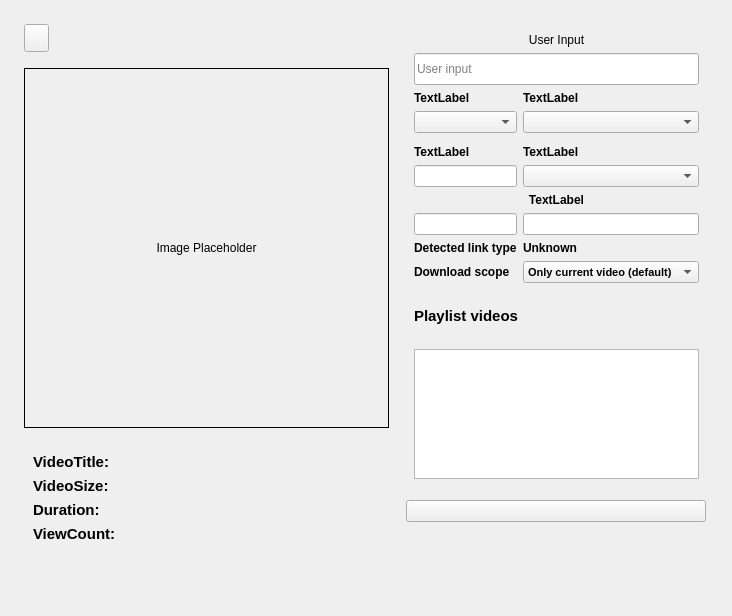
      <widget class="QWidget" name="pageInputPreview">
       <layout class="QHBoxLayout" name="pageInputPreviewLayout" stretch="2,1">
        <property name="spacing">
         <number>16</number>
        </property>
        <property name="leftMargin">
         <number>24</number>
        </property>
        <property name="topMargin">
         <number>24</number>
        </property>
        <property name="rightMargin">
         <number>24</number>
        </property>
        <property name="bottomMargin">
         <number>24</number>
        </property>
        <item>
         <layout class="QVBoxLayout" name="verticalLayout_2" stretch="0,0,0,0">
          <item>
           <widget class="QPushButton" name="backHome_bt">
            <property name="sizePolicy">
             <sizepolicy hsizetype="Minimum" vsizetype="Fixed">
              <horstretch>0</horstretch>
              <verstretch>0</verstretch>
             </sizepolicy>
            </property>
            <property name="minimumSize">
             <size>
              <width>12</width>
              <height>28</height>
             </size>
            </property>
            <property name="maximumSize">
             <size>
              <width>25</width>
              <height>16777215</height>
             </size>
            </property>
            <property name="styleSheet">
             <string notr="true">#backHome_bt:hover{
	border: none;
	background-color: transparent;
}</string>
            </property>
            <property name="text">
             <string/>
            </property>
            <property name="icon">
             <iconset resource="../resource_files/icons.qrc">
              <normaloff>:/icons/back.png</normaloff>:/icons/back.png</iconset>
            </property>
            <property name="iconSize">
             <size>
              <width>22</width>
              <height>22</height>
             </size>
            </property>
           </widget>
          </item>
          <item>
           <widget class="QLabel" name="imagePlaceholder_lb">
            <property name="minimumSize">
             <size>
              <width>360</width>
              <height>360</height>
             </size>
            </property>
            <property name="maximumSize">
             <size>
              <width>670</width>
              <height>430</height>
             </size>
            </property>
            <property name="frameShape">
             <enum>QFrame::Shape::Box</enum>
            </property>
            <property name="text">
             <string>Image Placeholder</string>
            </property>
            <property name="alignment">
             <set>Qt::AlignmentFlag::AlignCenter</set>
            </property>
           </widget>
          </item>
          <item>
           <widget class="QWidget" name="VideoInfoWid" native="true">
            <layout class="QVBoxLayout" name="verticalLayout_7">
             <item>
              <widget class="QLabel" name="label">
               <property name="font">
                <font>
                 <pointsize>11</pointsize>
                 <bold>true</bold>
                </font>
               </property>
               <property name="text">
                <string>VideoTitle: </string>
               </property>
              </widget>
             </item>
             <item>
              <widget class="QLabel" name="label_10">
               <property name="font">
                <font>
                 <pointsize>11</pointsize>
                 <bold>true</bold>
                </font>
               </property>
               <property name="text">
                <string>VideoSize:</string>
               </property>
              </widget>
             </item>
             <item>
              <widget class="QLabel" name="label_9">
               <property name="font">
                <font>
                 <pointsize>11</pointsize>
                 <bold>true</bold>
                </font>
               </property>
               <property name="text">
                <string>Duration:</string>
               </property>
              </widget>
             </item>
             <item>
              <widget class="QLabel" name="label_8">
               <property name="font">
                <font>
                 <pointsize>11</pointsize>
                 <bold>true</bold>
                </font>
               </property>
               <property name="text">
                <string>ViewCount:</string>
               </property>
              </widget>
             </item>
            </layout>
           </widget>
          </item>
          <item>
           <spacer name="verticalSpacer_2">
            <property name="orientation">
             <enum>Qt::Orientation::Vertical</enum>
            </property>
            <property name="sizeHint" stdset="0">
             <size>
              <width>20</width>
              <height>40</height>
             </size>
            </property>
           </spacer>
          </item>
         </layout>
        </item>
        <item>
         <layout class="QVBoxLayout" name="inputSideLayout">
          <property name="spacing">
           <number>12</number>
          </property>
          <item>
           <widget class="QWidget" name="optionslayout" native="true">
            <layout class="QVBoxLayout" name="verticalLayout_6">
             <item>
              <widget class="QLabel" name="inputTitle_lb">
               <property name="sizePolicy">
                <sizepolicy hsizetype="Minimum" vsizetype="Preferred">
                 <horstretch>0</horstretch>
                 <verstretch>0</verstretch>
                </sizepolicy>
               </property>
               <property name="minimumSize">
                <size>
                 <width>70</width>
                 <height>0</height>
                </size>
               </property>
               <property name="text">
                <string>User Input</string>
               </property>
               <property name="alignment">
                <set>Qt::AlignmentFlag::AlignCenter</set>
               </property>
               <property name="margin">
                <number>1</number>
               </property>
              </widget>
             </item>
             <item>
              <widget class="QLineEdit" name="userInput_le">
               <property name="sizePolicy">
                <sizepolicy hsizetype="Expanding" vsizetype="Fixed">
                 <horstretch>0</horstretch>
                 <verstretch>0</verstretch>
                </sizepolicy>
               </property>
               <property name="minimumSize">
                <size>
                 <width>0</width>
                 <height>32</height>
                </size>
               </property>
               <property name="placeholderText">
                <string>User input</string>
               </property>
              </widget>
             </item>
             <item>
              <layout class="QGridLayout" name="gridLayout_2_layout">
               <item row="2" column="1">
                <widget class="QWidget" name="widget_2" native="true"/>
               </item>
               <item row="0" column="1">
                <widget class="QLabel" name="label_3">
                 <property name="font">
                  <font>
                   <bold>true</bold>
                  </font>
                 </property>
                 <property name="text">
                  <string>TextLabel</string>
                 </property>
                </widget>
               </item>
               <item row="4" column="1">
                <widget class="QComboBox" name="comboBox_3"/>
               </item>
               <item row="1" column="1">
                <widget class="QComboBox" name="comboBox_2"/>
               </item>
               <item row="4" column="0">
                <widget class="QLineEdit" name="lineEdit">
                 <property name="sizePolicy">
                  <sizepolicy hsizetype="Preferred" vsizetype="Fixed">
                   <horstretch>0</horstretch>
                   <verstretch>0</verstretch>
                  </sizepolicy>
                 </property>
                </widget>
               </item>
               <item row="0" column="0">
                <widget class="QLabel" name="label_2">
                 <property name="font">
                  <font>
                   <bold>true</bold>
                  </font>
                 </property>
                 <property name="text">
                  <string>TextLabel</string>
                 </property>
                </widget>
               </item>
               <item row="2" column="0">
                <widget class="QWidget" name="widget" native="true"/>
               </item>
               <item row="3" column="1">
                <widget class="QLabel" name="label_5">
                 <property name="font">
                  <font>
                   <bold>true</bold>
                  </font>
                 </property>
                 <property name="text">
                  <string>TextLabel</string>
                 </property>
                </widget>
               </item>
               <item row="1" column="0">
                <widget class="QComboBox" name="comboBox"/>
               </item>
               <item row="3" column="0">
                <widget class="QLabel" name="label_4">
                 <property name="font">
                  <font>
                   <bold>true</bold>
                  </font>
                 </property>
                 <property name="text">
                  <string>TextLabel</string>
                 </property>
                </widget>
               </item>
               <item row="6" column="0">
                <widget class="QLineEdit" name="lineEdit_2">
                 <property name="sizePolicy">
                  <sizepolicy hsizetype="Preferred" vsizetype="Fixed">
                   <horstretch>0</horstretch>
                   <verstretch>0</verstretch>
                  </sizepolicy>
                 </property>
                </widget>
               </item>
               <item row="6" column="1">
                <widget class="QLineEdit" name="lineEdit_3">
                 <property name="sizePolicy">
                  <sizepolicy hsizetype="Preferred" vsizetype="Fixed">
                   <horstretch>0</horstretch>
                   <verstretch>0</verstretch>
                  </sizepolicy>
                 </property>
                </widget>
               </item>
               <item row="7" column="0">
                <widget class="QLabel" name="playlistType_lb">
                 <property name="font">
                  <font>
                   <bold>true</bold>
                  </font>
                 </property>
                 <property name="text">
                  <string>Detected link type</string>
                 </property>
                </widget>
               </item>
               <item row="7" column="1">
                <widget class="QLabel" name="playlistTypeValue_lb">
                 <property name="font">
                  <font>
                   <bold>true</bold>
                  </font>
                 </property>
                 <property name="text">
                  <string>Unknown</string>
                 </property>
                </widget>
               </item>
               <item row="8" column="0">
                <widget class="QLabel" name="playlistScope_lb">
                 <property name="font">
                  <font>
                   <bold>true</bold>
                  </font>
                 </property>
                 <property name="text">
                  <string>Download scope</string>
                 </property>
                </widget>
               </item>
               <item row="8" column="1">
                <widget class="QComboBox" name="playlistScope_cb">
                 <property name="sizePolicy">
                  <sizepolicy hsizetype="Preferred" vsizetype="Fixed">
                   <horstretch>0</horstretch>
                   <verstretch>0</verstretch>
                  </sizepolicy>
                 </property>
                 <property name="minimumSize">
                  <size>
                   <width>0</width>
                   <height>0</height>
                  </size>
                 </property>
                 <property name="font">
                  <font>
                   <pointsize>8</pointsize>
                   <bold>true</bold>
                  </font>
                 </property>
                 <item>
                  <property name="text">
                   <string>Only current video (default)</string>
                  </property>
                 </item>
                 <item>
                  <property name="text">
                   <string>Full playlist</string>
                  </property>
                 </item>
                </widget>
               </item>
               <item row="5" column="0" colspan="2">
                <widget class="QLabel" name="label_6">
                 <property name="font">
                  <font>
                   <bold>true</bold>
                  </font>
                 </property>
                 <property name="text">
                  <string>TextLabel</string>
                 </property>
                 <property name="alignment">
                  <set>Qt::AlignmentFlag::AlignCenter</set>
                 </property>
                </widget>
               </item>
              </layout>
             </item>
             <item>
              <widget class="QWidget" name="playlistBrowserWid" native="true">
               <property name="minimumSize">
                <size>
                 <width>0</width>
                 <height>190</height>
                </size>
               </property>
               <property name="maximumSize">
                <size>
                 <width>16777215</width>
                 <height>190</height>
                </size>
               </property>
               <layout class="QVBoxLayout" name="playlistBrowserLayout">
                <property name="spacing">
                 <number>6</number>
                </property>
                <property name="leftMargin">
                 <number>0</number>
                </property>
                <property name="topMargin">
                 <number>0</number>
                </property>
                <property name="rightMargin">
                 <number>0</number>
                </property>
                <property name="bottomMargin">
                 <number>0</number>
                </property>
                <item>
                 <widget class="QLabel" name="playlistBrowserTitle_lb">
                  <property name="font">
                   <font>
                    <pointsize>11</pointsize>
                    <bold>true</bold>
                   </font>
                  </property>
                  <property name="text">
                   <string>Playlist videos</string>
                  </property>
                 </widget>
                </item>
                <item>
                 <widget class="QListWidget" name="playlistThumbs_lw">
                  <property name="minimumSize">
                   <size>
                    <width>0</width>
                    <height>130</height>
                   </size>
                  </property>
                  <property name="maximumSize">
                   <size>
                    <width>16777215</width>
                    <height>130</height>
                   </size>
                  </property>
                 </widget>
                </item>
               </layout>
              </widget>
             </item>
            </layout>
           </widget>
          </item>
          <item alignment="Qt::AlignmentFlag::AlignHCenter">
           <widget class="QPushButton" name="previewDownload_bt">
            <property name="sizePolicy">
             <sizepolicy hsizetype="Minimum" vsizetype="Fixed">
              <horstretch>0</horstretch>
              <verstretch>0</verstretch>
             </sizepolicy>
            </property>
            <property name="minimumSize">
             <size>
              <width>300</width>
              <height>0</height>
             </size>
            </property>
            <property name="maximumSize">
             <size>
              <width>340</width>
              <height>16777215</height>
             </size>
            </property>
            <property name="text">
             <string/>
            </property>
            <property name="icon">
             <iconset resource="../resource_files/icons.qrc">
              <normaloff>:/icons/downloads2.png</normaloff>:/icons/downloads2.png</iconset>
            </property>
            <property name="iconSize">
             <size>
              <width>60</width>
              <height>37</height>
             </size>
            </property>
           </widget>
          </item>
          <item>
           <spacer name="verticalSpacer_6">
            <property name="orientation">
             <enum>Qt::Orientation::Vertical</enum>
            </property>
            <property name="sizeHint" stdset="0">
             <size>
              <width>20</width>
              <height>40</height>
             </size>
            </property>
           </spacer>
          </item>
         </layout>
        </item>
       </layout>
      </widget>
